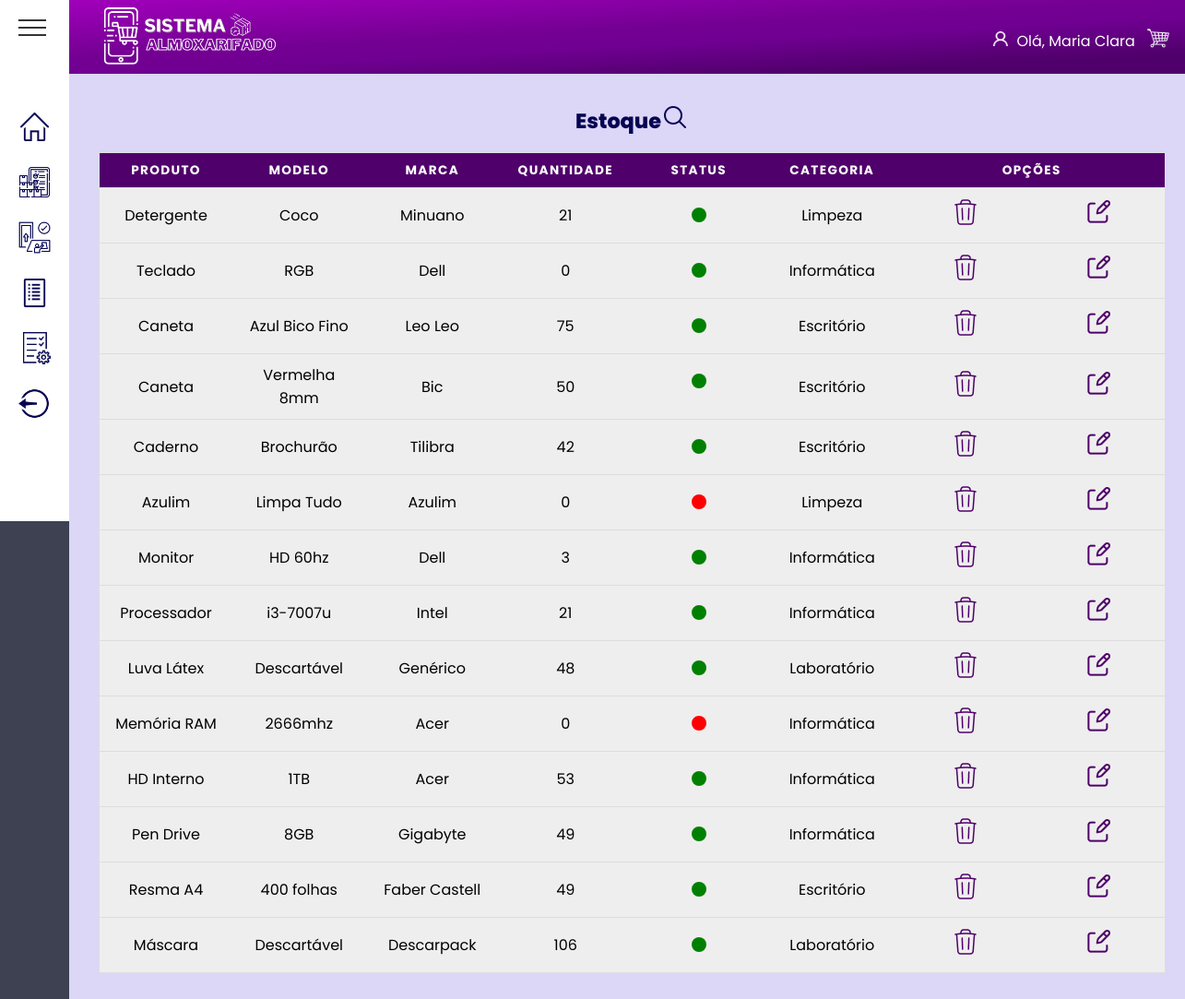
Page /View/Pages/Admin/estoque.php (signed in) on the committed database.
### tables this page shows
create table produtoteste(
  nome_prod varchar (50),
  quantDisp integer,  
  id_categoria integer not null,
  id_disponibilidade integer not null,
  datacaworptura date,
  hora_cadastro TIMESTAMP DEFAULT CURRENT_TIMESTAMP,
  id_marca integer not null,  
  modeloProduto varchar(50),  
  precoProduto double,
  
  id_prod integer auto_increment primary key,
  
  foreign key (id_categoria) references categorias (id_categoria),
  foreign key (id_disponibilidade) references disponibilidade (id_disponibilidade)
);

create table marca(
  id_marca integer auto_increment key,
  descricao varchar(30)
);

create table categorias(
  id_categoria integer auto_increment key,
  descricao varchar(30)
);

### View/Pages/Admin/estoque.php (the view, shortened to what this page needs)
<?php
    include_once dirname(__DIR__, 3) . '/banco.php';
?>
<!DOCTYPE html>
<html lang="pt-BR">
<head>
    <link rel="stylesheet" href="/final_php/assets/template.css">
    <link rel="stylesheet" href="/final_php/assets/global.css">
    <link rel="stylesheet" href="/final_php/assets/estoque.css">
</head>
<body>
    <?php include dirname(__DIR__, 3) . "/template/header.php"; ?>
    <?php include dirname(__DIR__, 3) . "/template/aside.php"; ?>
    <main class="main">
        <div class="container">
            <table>
                <div class="title-box">
                    <h1 class="title"> Estoque</h1>
                    <span class='search'>
                        <a href="./pesquisaItem.php">
                            <img src="/final_php/assets/images/iconSearch.png" class="searchIcon">
                        </a>
                    </span>
                </div>
                <thead>
                    <tr>
                        <th scope="col">Produto</th>
                        <th scope="col">Modelo</th>
                        <th scope="col">Marca</th>
                        <th scope="col">Quantidade</th>
                        <th scope="col">Status</th>
                        <th scope="col">Categoria</th>
                        <th colspan="2"> Opções</th>
                    </tr>
                </thead>
                <tbody>
                    <?php
                    $sql_consulta = mysqli_query($conn, "SELECT * FROM produtoteste");
                    while ($linhas = mysqli_fetch_array($sql_consulta)) { ?>
                    <tr class="tr">
                        <td data-label="Produto"><?= $linhas[0] ?></td>
                        <td data-label="Modelo"><?= $linhas[7] ?></td>
                        <td data-label="Categoria">
                            <?php
                                $consulta_marca = mysqli_query($conn, "SELECT * FROM marca WHERE id_marca = '$linhas[6]'");
                                while ($categoria = mysqli_fetch_array($consulta_marca)) {
                                    echo $categoria['descricao'];
                            }
                            ?>
                        </td>
                        <td data-label="Quantidade"><?= $linhas[1] ?></td>
                        <td data-label="Status" class="status">
                            <?php
                            switch($linhas[3]) {
                                case 1:
                                    echo "<div class='radius statusGreen'></div>";
                                    break;
                                case 2:
                                    echo "<div class='radius statusRed'></div>";
                                    break;
                            }
                        ?>
                        </td>
                        <td data-label="Categoria">
                            <?php
                            $consulta_categoria = mysqli_query($conn, "SELECT * FROM categorias WHERE id_categoria = '$linhas[2]'");
                            while ($categoria = mysqli_fetch_array($consulta_categoria)) {
                                echo $categoria['descricao'];
                            }
                        ?>
                        </td>
                        <td data-label="Ação">
                            <form method="POST" action="atualizarEstoque.php?id_prod=<?= $linhas['id_prod'] ?>">
                                <img src="/final_php/assets/images/iconDelete.png" alt="icone excluir"
                                    onclick="return confirm('Deseja remover esse produto do estoque?')">
                            </form>
                        </td>
                        <td>
                            <a href="./estoqueAtualizar.php?id_prod=<?= $linhas['id_prod'] ?>">
                                <img src="/final_php/assets/images/iconEdit.png">
                            </a>
                        </td>
                    </tr>
                    <?php } ?>
                </tbody>
            </table>
    </main>
</body>
</html>

### assets/template.css (style rules this page uses)
body { overflow: hidden; display: grid; grid-template-columns: 1fr 25fr; grid-template-rows: 80px 1fr 80px; grid-template-areas: "aside header" "aside main" "aside footer"; height: 100vh; background: #DCD6F7; }
.main { grid-area: main; overflow-y: scroll; padding: 0 4rem 0 0; }

### assets/global.css (style rules this page uses)
* { margin: 0; padding: 0; box-sizing: border-box; font-family: "Josefin Sans", sans-serif; }
*, button, input { border: 0; background-color: none; font-size: -apple-system, system-ui, BlinkMacSystemFont, "Segoe UI", Roboto, "Helvetica Neue", Ubuntu, Arial, sans-serif; }
a { text-decoration: none; list-style: none; color: white; }
h1 { text-align: center; }

### assets/estoque.css (style rules this page uses)
.container { padding: 2rem; }
table { flex-direction: column; border: 1px solid black; border-collapse: collapse; margin: 0; padding: 0; width: 100%; table-layout: fixed; }
table tr { background-color: #eee; border: 1px solid #ddd; padding: 0.35em; }
table th, table td { padding: 0.625em; text-align: center; }
table th { font-size: 0.85em; letter-spacing: 0.1em; text-transform: uppercase; background-color: rgb(79,0,106); color: #fff; }
table tbody { width: 100%; }
.status { display: flex; justify-content: center; align-items: center; margin-top: 7.5%; }
.radius { border-radius: 50%; width: 1rem; height: 1rem; flex-shrink: 0; }
.statusRed { background-color: red; }
.statusGreen { background-color: green; }
h1 { text-align: center; color: #060552; font-size: 1.4rem; font-weight: 800; }
.title-box { margin-bottom: 1em; display: flex; align-items: center; justify-content: center; }

### template/aside.php (style rules this page uses)
* { margin: 0; padding: 0; box-sizing: border-box; font-family: 'Poppins', sans-serif; }

### rows in the picture
produtoteste: nome_prod "Detergente", modeloProduto "Coco", quantDisp "21"
marca: descricao "Minuano"
categorias: descricao "Limpeza"
produtoteste: nome_prod "Teclado", modeloProduto "RGB", quantDisp "0"
marca: descricao "Dell"
categorias: descricao "Informática"
produtoteste: nome_prod "Caneta", modeloProduto "Azul Bico Fino", quantDisp "75"
marca: descricao "Leo Leo"
categorias: descricao "Escritório"
produtoteste: nome_prod "Caneta", modeloProduto "Vermelha 8mm", quantDisp "50"
marca: descricao "Bic"
produtoteste: nome_prod "Caderno", modeloProduto "Brochurão", quantDisp "42"
marca: descricao "Tilibra"
produtoteste: nome_prod "Azulim", modeloProduto "Limpa Tudo", quantDisp "0"
marca: descricao "Azulim"
produtoteste: nome_prod "Monitor", modeloProduto "HD 60hz", quantDisp "3"
produtoteste: nome_prod "Processador", modeloProduto "i3-7007u", quantDisp "21"
marca: descricao "Intel"
produtoteste: nome_prod "Luva Látex", modeloProduto "Descartável", quantDisp "48"
marca: descricao "Genérico"
categorias: descricao "Laboratório"
produtoteste: nome_prod "Memória RAM", modeloProduto "2666mhz", quantDisp "0"
marca: descricao "Acer"
produtoteste: nome_prod "HD Interno", modeloProduto "1TB", quantDisp "53"
produtoteste: nome_prod "Pen Drive", modeloProduto "8GB", quantDisp "49"
marca: descricao "Gigabyte"
produtoteste: nome_prod "Resma A4", modeloProduto "400 folhas", quantDisp "49"
marca: descricao "Faber Castell"
produtoteste: nome_prod "Máscara", modeloProduto "Descartável", quantDisp "106"
marca: descricao "Descarpack"

### other values in the picture
$_SESSION['username'] "Maria Clara"
